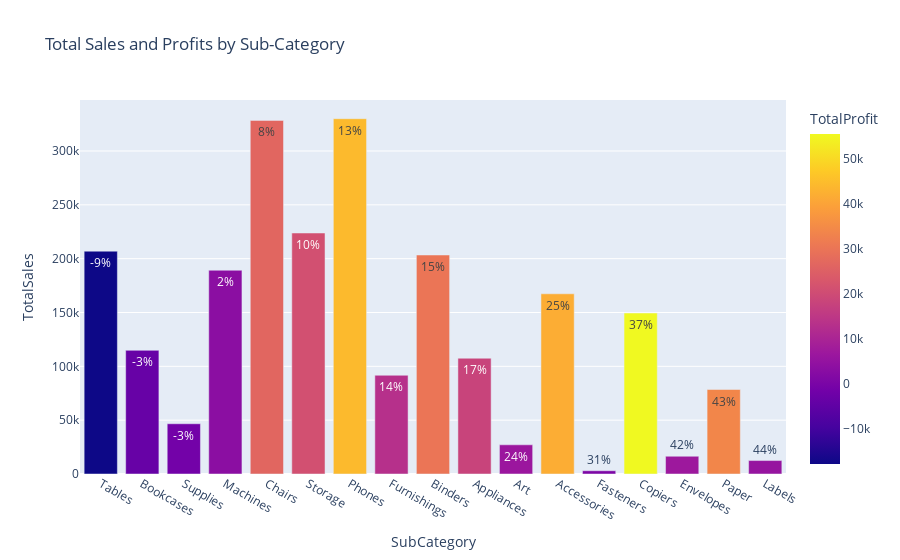

Notebook code cell kept with this figure:
### Markdown cell above
### How do sales and Profits compare between different product subcategories?

### Code cell
subcategory_sales_profits = '''   
                    SELECT 
                        c.SubCategory, ROUND(SUM(o.Sales),2)'TotalSales',
                        ROUND(SUM(o.Profit),2)'TotalProfit'
                    FROM Categories AS c
                    JOIN Products AS p
                    ON c.CategoryID = p.CategoryId
                    JOIN Orders_details AS o
                    ON p.ProductId = o.ProductId
                    GROUP BY c.SubCategory
                    ORDER BY
                        TotalSales ASC;
                '''
                
df = sql_to_dataframe(subcategory_sales_profits)
df['Percentage'] = round((df['TotalProfit'] / df['TotalSales']) * 100)
display(df.head())

fig = px.bar(df.sort_values(by='Percentage', ascending=True), x='SubCategory', y='TotalSales', color='TotalProfit', text='Percentage',
             title='Total Sales and Profits by Sub-Category')
# Add percentage to the hover text
fig.update_traces(texttemplate='%{text}%')
fig.show()

### Figure 1 — Plotly figure (JSON) as saved in the notebook; plotly's stock layout.template omitted (floating-point values rounded to 4 significant figures)
{"data": [{"alignmentgroup": "True", "hovertemplate": "SubCategory=%{x}<br>TotalSales=%{y}<br>Percentage=%{text}<br>TotalProfit=%{marker.color}<extra></extra>", "legendgroup": "", "marker": {"color": [-17730.0, -3473.0, -1189.0, 3385.0, 26590.0, 21280.0, 44520.0, 13060.0, 30220.0, 18140.0, 6528.0, 41940.0, 949.5, 55620.0, 6964.0, 34050.0, 5546.0], "coloraxis": "coloraxis", "pattern": {"shape": ""}}, "name": "", "offsetgroup": "", "orientation": "v", "showlegend": false, "text": [-9, -3, -3, 2, 8, 10, 13, 14, 15, 17, 24, 25, 31, 37, 42, 43, 44], "textposition": "auto", "texttemplate": "%{text}%", "type": "bar", "x": ["Tables", "Bookcases", "Supplies", "Machines", "Chairs", "Storage", "Phones", "Furnishings", "Binders", "Appliances", "Art", "Accessories", "Fasteners", "Copiers", "Envelopes", "Paper", "Labels"], "xaxis": "x", "y": [207000.0, 114880, 46670.0, 189200.0, 328400.0, 223800.0, 330000.0, 91710.0, 203400.0, 107500.0, 27120.0, 167400.0, 3024.0, 149500.0, 16480.0, 78480.0, 12490.0], "yaxis": "y"}], "layout": {"barmode": "relative", "coloraxis": {"colorbar": {"title": {"text": "TotalProfit"}}, "colorscale": [[0, "#0d0887"], [0.1111, "#46039f"], [0.2222, "#7201a8"], [0.3333, "#9c179e"], [0.4444, "#bd3786"], [0.5556, "#d8576b"], [0.6667, "#ed7953"], [0.7778, "#fb9f3a"], [0.8889, "#fdca26"], [1, "#f0f921"]]}, "legend": {"tracegroupgap": 0}, "title": {"text": "Total Sales and Profits by Sub-Category"}, "xaxis": {"anchor": "y", "domain": [0, 1], "title": {"text": "SubCategory"}}, "yaxis": {"anchor": "x", "domain": [0, 1], "title": {"text": "TotalSales"}}}}
